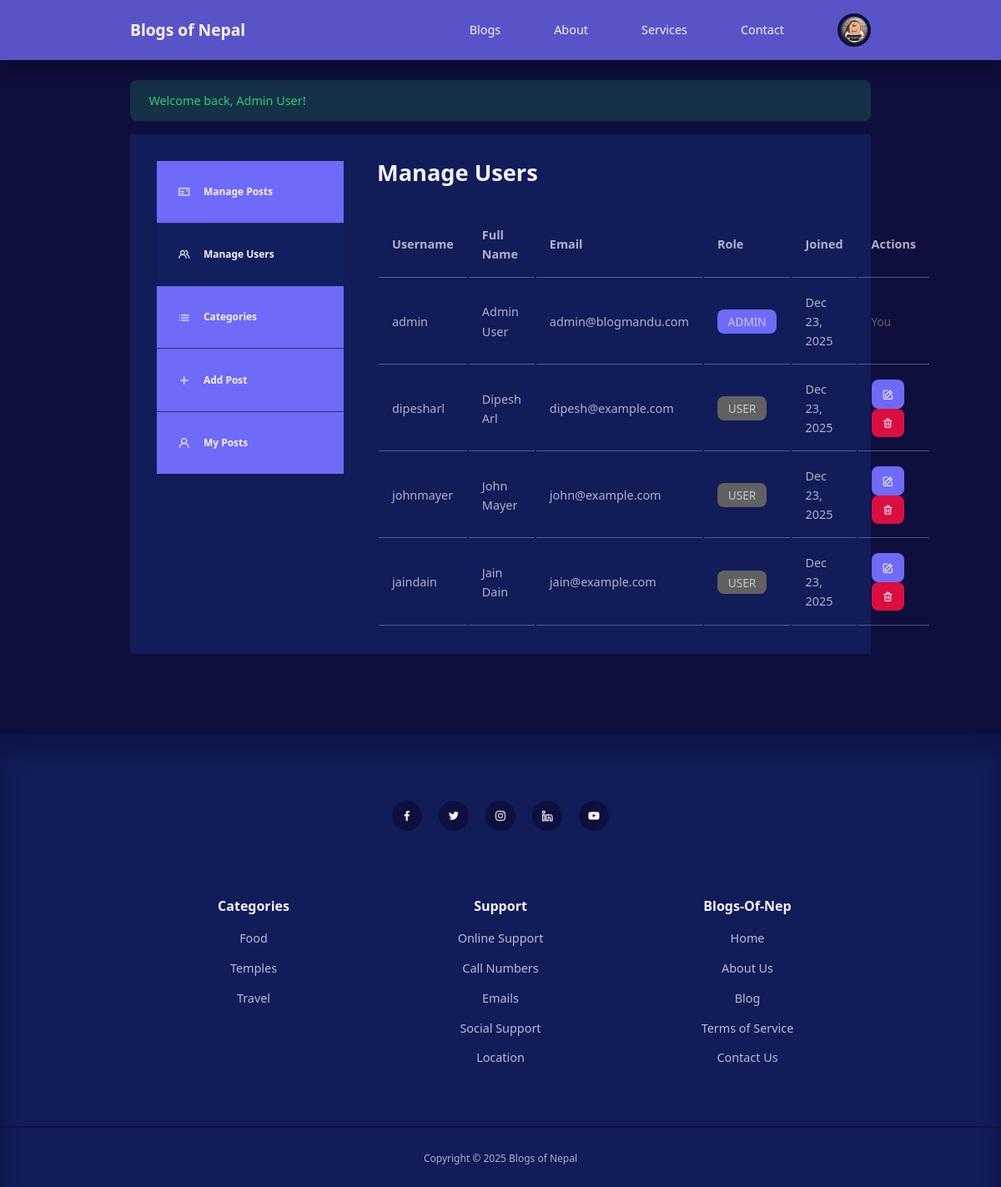
The page /manage-users.php (signed in) on the database its author committed.
### tables this page shows
CREATE TABLE users (
    id INT AUTO_INCREMENT PRIMARY KEY,
    username VARCHAR(50) NOT NULL UNIQUE,
    email VARCHAR(100) NOT NULL UNIQUE,
    password VARCHAR(255) NOT NULL,
    full_name VARCHAR(100) NOT NULL,
    role ENUM('user', 'admin') DEFAULT 'user',
    profile_image VARCHAR(255) DEFAULT 'default-avatar.jpg',
    created_at TIMESTAMP DEFAULT CURRENT_TIMESTAMP
);

CREATE TABLE categories (
    id INT AUTO_INCREMENT PRIMARY KEY,
    name VARCHAR(100) NOT NULL UNIQUE,
    created_at TIMESTAMP DEFAULT CURRENT_TIMESTAMP
);

### includes/functions.php (called while the page is built, shortened)
<?php
function getCategories($conn) {
    $result = $conn->query("SELECT * FROM categories ORDER BY name");
    return $result->fetch_all(MYSQLI_ASSOC);
}
?>

### manage-users.php (the view, shortened to what this page needs)
<?php
require_once 'includes/functions.php';
$users = $conn->query("SELECT id, username, email, full_name, role, created_at
                       FROM users
                       ORDER BY created_at DESC");
?>
<!DOCTYPE html>
<html lang="en">
<head>
    <link rel="stylesheet" href="./style.css">
    <link rel="stylesheet" href="https://unicons.iconscout.com/release/v4.0.8/css/line.css">
</head>
<body>
    <?php include 'includes/header.php'; ?>
    <section class="dashboard">
        <?php if (isset($_SESSION['success'])): ?>
            <div class="alert alert-success container">
                <?php echo $_SESSION['success']; unset($_SESSION['success']); ?>
            </div>
        <?php endif; ?>
        <div class="container dashboard_container">
            <aside>
                <ul>
                    <li>
                        <a href="admin-dashboard.php">
                            <i class="uil uil-postcard"></i>
                            <h5>Manage Posts</h5>
                        </a>
                    </li>
                    <li>
                        <a href="manage-users.php" class="active">
                            <i class="uil uil-users-alt"></i>
                            <h5>Manage Users</h5>
                        </a>
                    </li>
                    <li>
                        <a href="manage-categories.php">
                            <i class="uil uil-list-ul"></i>
                            <h5>Categories</h5>
                        </a>
                    </li>
                    <li>
                        <a href="add-post.php">
                            <i class="uil uil-plus"></i>
                            <h5>Add Post</h5>
                        </a>
                    </li>
                    <li>
                        <a href="dashboard.php">
                            <i class="uil uil-user"></i>
                            <h5>My Posts</h5>
                        </a>
                    </li>
                </ul>
            </aside>
            <main>
                <h2>Manage Users</h2>
                <?php if ($users->num_rows > 0): ?>
                <table>
                    <thead>
                        <tr>
                            <th>Username</th>
                            <th>Full Name</th>
                            <th>Email</th>
                            <th>Role</th>
                            <th>Joined</th>
                            <th>Actions</th>
                        </tr>
                    </thead>
                    <tbody>
                        <?php while ($user = $users->fetch_assoc()): ?>
                        <tr>
                            <td><?php echo htmlspecialchars($user['username']); ?></td>
                            <td><?php echo htmlspecialchars($user['full_name']); ?></td>
                            <td><?php echo htmlspecialchars($user['email']); ?></td>
                            <td>
                                <span style="background: <?php echo $user['role'] === 'admin' ? 'var(--color-primary)' : 'var(--color-gray-700)'; ?>;
                                             padding: 0.3rem 0.8rem; border-radius: var(--card-border-radius-2); font-size: 0.85rem;">
                                    <?php echo strtoupper($user['role']); ?>
                                </span>
                            </td>
                            <td><?php echo date('M j, Y', strtotime($user['created_at'])); ?></td>
                            <td>
                                <?php if ($user['id'] != $_SESSION['user_id']): ?>
                                    <a href="edit-user.php?id=<?php echo $user['id']; ?>"
                                       class="btn"
                                       style="padding: 0.4rem 0.8rem; font-size: 0.85rem;">
                                        <i class="uil uil-edit"></i>
                                    </a>
                                    <a href="delete-user.php?id=<?php echo $user['id']; ?>"
                                       class="btn"
                                       style="padding: 0.4rem 0.8rem; font-size: 0.85rem; background: var(--color-red);"
                                       onclick="return confirm('Are you sure you want to delete this user? All their posts will also be deleted.')">
                                        <i class="uil uil-trash-alt"></i>
                                    </a>
                                <?php else: ?>
                                    <span style="font-size: 0.85rem; color: var(--color-gray-700);">You</span>
                                <?php endif; ?>
                            </td>
                        </tr>
                        <?php endwhile; ?>
                    </tbody>
                </table>
                <?php else: ?>
                <p style="text-align: center; padding: 2rem;">No users found.</p>
                <?php endif; ?>
            </main>
        </div>
    </section>
    <?php include 'includes/footer.php'; ?>
</body>
</html>

### includes/footer.php
<footer>
    <div class="footer_socials">
        <a href="https://facebook.com/" target="_blank"><i class="uil uil-facebook-f"></i></a>
        <a href="https://twitter.com/" target="_blank"><i class="uil uil-twitter"></i></a>
        <a href="https://instagram.com/" target="_blank"><i class="uil uil-instagram"></i></a>
        <a href="https://linkedin.com/" target="_blank"><i class="uil uil-linkedin-alt"></i></a>
        <a href="https://youtube.com/" target="_blank"><i class="uil uil-youtube"></i></a>
    </div>
    <div class="container footer_container">
        <article>
            <h4>Categories</h4>
            <ul>
                <?php
                $categories = getCategories($conn);
                foreach ($categories as $category):
                ?>
                    <li><a href="category.php?id=<?php echo $category['id']; ?>">
                        <?php echo htmlspecialchars($category['name']); ?>
                    </a></li>
                <?php endforeach; ?>
            </ul>
        </article>
        <article>
            <h4>Support</h4>
            <ul>
                <li><a href="contact.php">Online Support</a></li>
                <li><a href="contact.php">Call Numbers</a></li>
                <li><a href="contact.php">Emails</a></li>
                <li><a href="#">Social Support</a></li>
                <li><a href="contact.php">Location</a></li>
            </ul>
        </article>
        <article>
            <h4>Blogs-Of-Nep</h4>
            <ul>
                <li><a href="index.php">Home</a></li>
                <li><a href="about.php">About Us</a></li>
                <li><a href="blog.php">Blog</a></li>
                <li><a href="#">Terms of Service</a></li>
                <li><a href="contact.php">Contact Us</a></li>
            </ul>
        </article>
    </div>
    <div class="footer_copyright">
        <small>Copyright &copy; <?php echo date('Y'); ?> Blogs of Nepal</small>
    </div>
</footer>

### style.css (style rules this page uses)
:root { --color-primary: #6f6af8; --color-primary-light: hsl(242, 91%, 69%, 18%); --color-primary-variant: #5854c7; --color-red: #da0f3f; --color-red-light: hsl(348, 90%, 57%, 18%); --color-green: #2ecc71; --color-green-light: hsl(145, 63%, 49%, 18%); --color-gray-900: #122060cb; --color-gray-700: #616161; --color-gray-300: rgba(242, 242, 242, 0.3); --color-gray-200: rgba(242, 242, 242, 0.7); --color-white: #f2f2fe; --color-bg: #0f0f3e; --transition: all 300ms ease; --container-width-lg: 74%; --container-width-md: 88%; --form-width: 40%; --card-border-radius-1: 0.3rem; --card-border-radius-2: 0.5rem; --card-border-radius-3: 0.8rem; --card-border-radius-4: 2rem; --card-border-radius-5: 5rem; }
* { margin: 0; padding: 0; outline: 0; border: 0; appearance: none; list-style: none; text-decoration: none; box-sizing: border-box; }
body { font-family: 'Segoe UI', Tahoma, Geneva, Verdana, sans-serif; background-color: var(--color-bg); color: var(--color-gray-200); font-size: 0.9rem; line-height: 1.6; overflow-x: hidden; }
.container { width: var(--container-width-lg); max-width: 1800px; margin-inline: auto; }
section { margin-top: 3rem; width: 100vw; }
h1, h2, h3, h4, h5, h6 { color: var(--color-white); line-height: 1.3; }
h2 { font-size: 1.7rem; margin: 1rem 0; }
h4 { font-size: 1rem; }
a { color: var(--color-white); transition: var(--transition); }
.btn { display: inline-block; width: fit-content; padding: 0.6rem 1.2rem; background-color: var(--color-primary); border-radius: var(--card-border-radius-2); cursor: pointer; transition: var(--transition); color: var(--color-white); font-weight: 500; }
.alert { padding: 0.8rem 1.4rem; margin-bottom: 1rem; border-radius: var(--card-border-radius-2); }
.alert-success { background-color: var(--color-green-light); color: var(--color-green); }
footer { background: var(--color-gray-900); padding: 5rem 0 0; box-shadow: inset 0 1.5rem 1.5rem rgba(0,0,0,0.2); margin-top: 6rem; }
.footer_socials { margin-inline: auto; width: fit-content; margin-bottom: 5rem; display: flex; justify-content: space-between; align-items: center; gap: 1.2rem; }
.footer_socials a { background-color: var(--color-bg); border-radius: 50%; width: 2.3rem; height: 2.3rem; display: flex; align-items: center; justify-content: center; }
.footer_container { display: grid; grid-template-columns: repeat(3, 1fr); gap: 4rem; text-align: center; max-width: 1200px; margin: 0 auto; padding: 0 2rem; }
footer h4 { color: var(--color-white); margin-bottom: 0.6rem; }
footer ul li { padding: 0.4rem 0; }
footer ul a { opacity: 0.75; }
.footer_copyright { text-align: center; padding: 1.5rem 0; border-top: 2px solid var(--color-bg); margin-top: 4rem; }
.dashboard { margin-top: 6rem; }
.dashboard_container { display: grid; grid-template-columns: 14rem auto; gap: 1rem; background: var(--color-gray-900); padding: 2rem; margin-bottom: 5rem; }
.dashboard aside a { background: var(--color-primary); display: flex; gap: 1rem; align-items: center; padding: 1.6rem; }
.dashboard aside ul li:not(:last-child) a { border-bottom: 1px solid var(--color-gray-900); }
.dashboard aside a.active { background: var(--color-gray-900); }
.dashboard main { margin-left: 1.5rem; }
.dashboard main h2 { margin: 0 0 2rem 0; line-height: 1; }
.dashboard main table { width: 100%; text-align: left; }
.dashboard main table th, .dashboard main table td { padding: 1rem; border-bottom: 1px solid var(--color-gray-300); }

### rows shown on the page
users: username "admin", full_name "Admin User", email "admin@blogmandu.com", role "ADMIN", created_at "Dec 23, 2025", shows "You"
users: username "dipesharl", full_name "Dipesh Arl", email "dipesh@example.com", role "USER", created_at "Dec 23, 2025"
users: username "johnmayer", full_name "John Mayer", email "john@example.com", role "USER", created_at "Dec 23, 2025"
users: username "jaindain", full_name "Jain Dain", email "jain@example.com", role "USER", created_at "Dec 23, 2025"
categories: name "Food"
categories: name "Temples"
categories: name "Travel"

### other values the page prints
$_SESSION['success'] "Welcome back, Admin User!"
